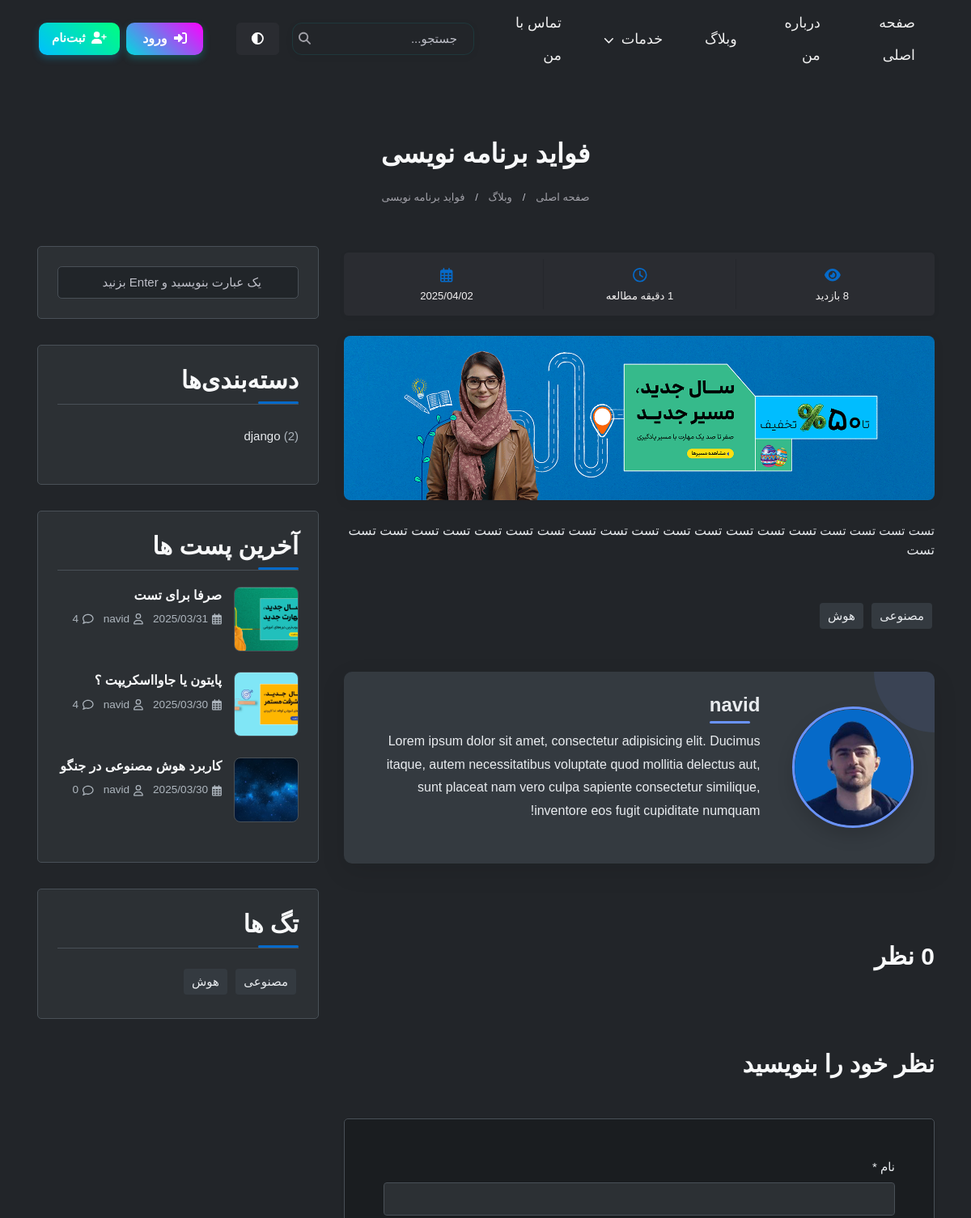
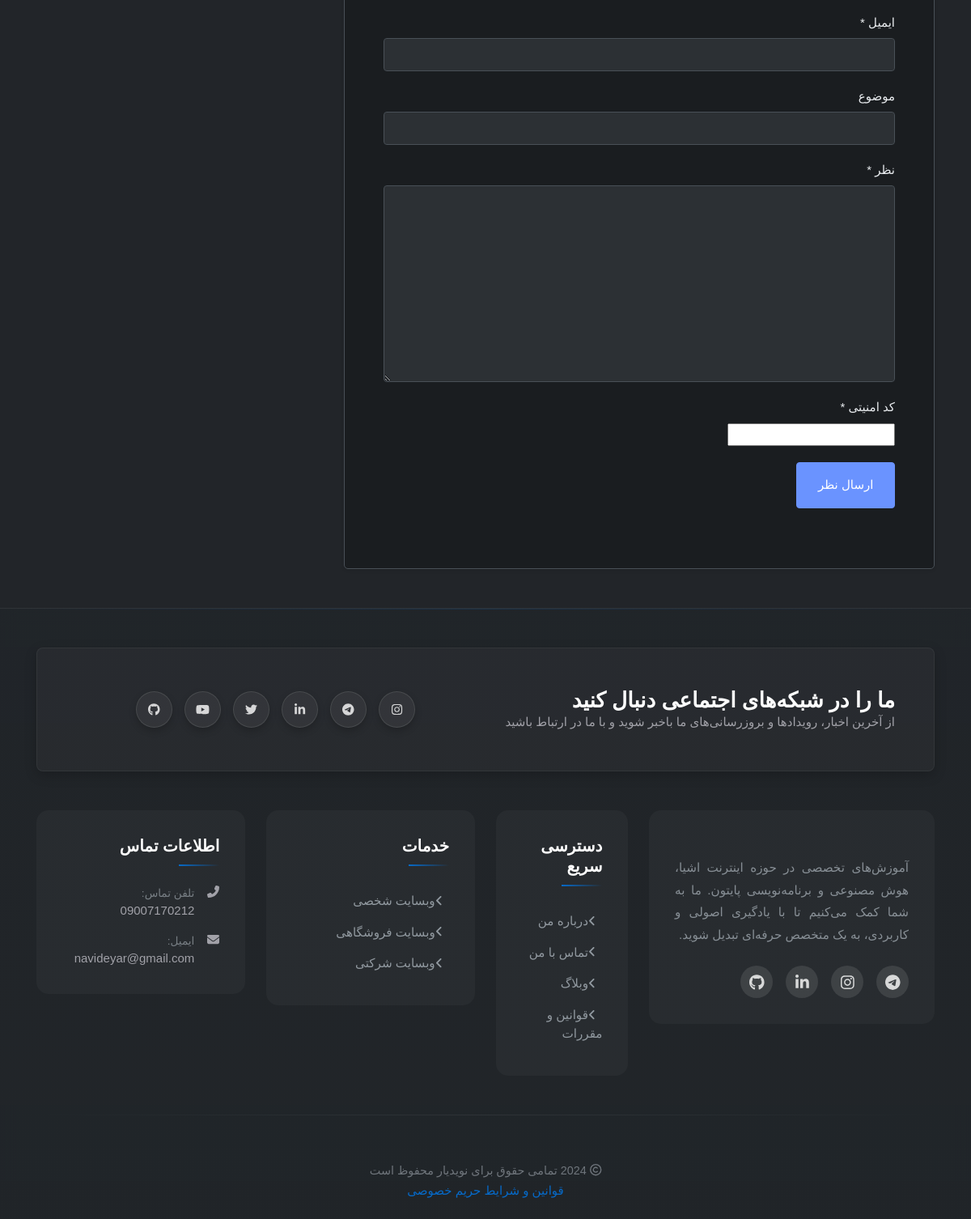
Page /blog/py_lens/ on the committed database (2 pictures, top to bottom).
### blog/models.py (models this page shows, shortened)
class Post(models.Model):
    author = models.ForeignKey(User, on_delete=models.SET_NULL, null=True, blank=True)
    title = models.CharField(max_length=200 , unique=True )
    slug = models.SlugField(max_length=255, unique=True, null=True, blank=True)
    content = models.TextField()
    image = models.ImageField(upload_to='blog_images/', default='blog_images/default.jpg')
    category = models.ForeignKey(Category, on_delete=models.CASCADE, null=True, blank=True)
    tags = TaggableManager()
    count_views = models.IntegerField(default=0)
    status = models.BooleanField(default=False)
    publish_at = models.DateTimeField(null=True, blank=True)
    created_at = models.DateTimeField(auto_now_add=True)
    updated_at = models.DateTimeField(auto_now=True)
    login_required = models.BooleanField(default=False)
    class Meta:
        ordering = ['-created_at']
    def save(self, *args, **kwargs):
        if not self.slug:
            self.slug = slugify(self.title)
        super().save(*args, **kwargs)

class Category(models.Model):
    name = models.CharField(max_length=200)
    def get_post_count(self):
        return self.post_set.filter(status=True).count()

### blog/views.py (the view)
# urls.py: path('<slug:slug>/', views.blog_single, name='blog_single'),
def blog_single(request, slug):
    if not slug or slug == '':
        return redirect('blog:blog')
    post = get_object_or_404(Post, slug=slug, status=True)
    if request.method == 'POST':
        form = CommentForm(request.POST)
        if form.is_valid():
            comment = form.save(commit=False)
            comment.post = post
            comment.save()
            messages.success(request, 'نظر شما با موفقیت ثبت شد و پس از تایید نمایش داده خواهد شد')
            return redirect('blog:blog_single', slug=slug)
        else:
            for field, errors in form.errors.items():
                for error in errors:
                    messages.error(request, f"خطا در فیلد {field}: {error}")
    else:
        form = CommentForm()
    comments = Comment.objects.filter(post=post.id, approved=True).order_by('-created_at')
    categories = Category.objects.filter(post=post)
    post.count_views += 1
    post.save()
    word_count = len(post.content.split())
    reading_time = max(1, round(word_count / 200))
    latest_posts = Post.objects.filter(status=True).exclude(id=post.id).order_by('-created_at')[:3]
    context = {
        'post': post,
        'categories': categories,
        'reading_time': reading_time,
        'tags': post.tags.all(),
        'comments': comments,
        'form': form,
        'latest_posts': latest_posts
    }
    return render(request, 'blog/blog-single.html', context)

### blog/forms.py
class CommentForm(forms.ModelForm):
    captcha = CaptchaField(label='کد امنیتی')
    class Meta:
        model = Comment
        fields = ['name', 'email', 'message', 'subject']

### templates/blog/blog-single.html (shortened to what this page needs)
{% extends 'base.html' %}
{% load static %}
{% load humanize %}
{% block extra_css %}
<link rel="stylesheet" href="{% static 'css/blog-single.css' %}">
<link rel="stylesheet" href="https://cdnjs.cloudflare.com/ajax/libs/animate.css/4.1.1/animate.min.css">
{% endblock %}
{% block content %}
<section class="ftco-section mt-5 pt-4 pb-5">
  <div class="container">
    <div class="row mb-2">
      <div class="col-12 text-center">
        <h2 class="mb-2">{{ post.title }}</h2>
      </div>
    </div>
      <div class="d-flex justify-content-center position-relative mb-4">
        <nav aria-label="breadcrumb">
          <ol class="breadcrumb mb-0">
            <li class="breadcrumb-item"><a href="/">صفحه اصلی</a></li>
            <li class="breadcrumb-item"><a href="{% url 'blog:blog' %}">وبلاگ</a></li>
            <li class="breadcrumb-item"><a href="{{ request.path }}">{{post.title}}</a></li>
          </ol>
        </nav>
      </div>
    <div class="row">
      <div class="col-lg-8">
        <div class="post-meta mb-4 p-2 bg-light rounded w-100" style="margin-top: 1.5rem;">
          <div class="row g-0">
            <div class="col-md-4 text-center border-end py-2">
              <div class="icon mb-1"><i class="fas fa-eye"></i></div>
              <div class="info small">{{ post.count_views }} بازدید</div>
            </div>
            <div class="col-md-4 text-center border-end py-2">
              <div class="icon mb-1"><i class="far fa-clock"></i></div>
              <div class="info small">{{ reading_time }} دقیقه مطالعه</div>
            </div>
            <div class="col-md-4 text-center py-2">
              <div class="icon mb-1"><i class="far fa-calendar-alt"></i></div>
              <div class="info small">{{ post.created_at|date:"Y/m/d" }}</div>
            </div>
          </div>
        </div>
        <div class="post-image-container mb-4">
          <img src="{{post.image.url}}" alt="{{post.title}}" class="img-fluid rounded w-100" style="max-height: 500px; object-fit: cover;">
        </div>
        <p>{{ post.content|safe }}</p>
        <div class="tag-widget post-tag-container mb-5 mt-5">
          <div class="tagcloud">
            {% for tag in tags %}
            <a href="{% url 'blog:blog' %}?tag={{ tag.name }}" class="tag-cloud-link">{{ tag.name }}</a>
            {% empty %}
            <p>هیچ تگی یافت نشد</p>
            {% endfor %}
          </div>
        </div>
        <div class="about-author p-4">
          <div class="author-container">
            <div class="author-image">
              <img src="{% static 'images/about/3333.png' %}" alt="{{post.author.username}}" class="img-fluid">
            </div>
            <div class="author-content">
              <h3>{{post.author.username}}</h3>
              <p>Lorem ipsum dolor sit amet, consectetur adipisicing elit. Ducimus itaque, autem necessitatibus voluptate quod mollitia delectus aut, sunt placeat nam vero culpa sapiente consectetur similique, inventore eos fugit cupiditate numquam!</p>
            </div>
          </div>
        </div>
        <div class="pt-5 mt-5" id="comments-section">
          <h3 class="mb-5">{{ comments.count }} نظر</h3>
          <div class="comment-form-wrap pt-5">
            <h3 class="mb-5">نظر خود را بنویسید</h3>
            <form action="{% url 'blog:blog_single' post.slug %}" method="post" class="p-5">
              <div class="form-group">
                <label for="name">نام *</label>
                <input type="text" class="form-control" id="name" name="name">
              </div>
              <div class="form-group">
                <label for="email">ایمیل *</label>
                <input type="email" class="form-control" id="email" name="email">
              </div>
              <div class="form-group">
                <label for="subject">موضوع</label>
                <input type="text" class="form-control" id="subject" name="subject">
              </div>
              <div class="form-group">
                <label for="message">نظر *</label>
                <textarea name="message" id="message" cols="30" rows="10" class="form-control"></textarea>
              </div>
              <div class="form-group">
                <label for="captcha">کد امنیتی *</label>
                {{ form.captcha }}
              </div>
              <div class="form-group">
                <input type="submit" value="ارسال نظر" class="btn py-3 px-4 btn-primary">
              </div>
            </form>
          </div>
        </div>
      </div>
      <div class="col-lg-4 sidebar">
        <div class="sidebar-box">
          <form action="{% url 'blog:blog' %}" method="get" class="search-form">
            <div class="form-group">
              <input type="text" class="form-control" name="q" placeholder="یک عبارت بنویسید و Enter بزنید" required>
            </div>
          </form>
        </div>
        <div class="sidebar-box">
          <h3 class="heading-sidebar">دسته‌بندی‌ها</h3>
          <ul class="categories">
            {% for category in categories %}
            <li><a href="{% url 'blog:blog' %}?category={{ category.name }}">{{ category.name }} <span>({{ category.get_post_count }})</span></a></li>
            {% empty %}
            <li><a href="{% url 'blog:blog' %}">بدون دسته‌بندی</a></li>
            {% endfor %}
          </ul>
        </div>
        <div class="sidebar-box">
          <h3 class="heading-sidebar">آخرین پست ها</h3>
          {% for post in latest_posts %}
          <div class="block-21 mb-4 d-flex">
            <a class="blog-img mr-4" style="background-image: url('{{ post.image.url }}');"></a>
            <div class="text">
              <h3 class="heading"><a href="{% url 'blog:blog_single' post.slug %}">{{ post.title }}</a></h3>
              <div class="meta">
                <div><a href="#"><i class="far fa-calendar-alt" style="margin-left: 5px;"></i> {{ post.created_at|date:"Y/m/d" }}</a></div>
                <div><a href="#"><i class="far fa-user" style="margin-left: 5px;"></i> {{ post.author.first_name }}</a></div>
                <div><a href="#comments-section"><i class="far fa-comment" style="margin-left: 5px;"></i> {{ post.comment_set.filter.count }}</a></div>
              </div>
            </div>
          </div>
          {% empty %}
          <p>هیچ پستی یافت نشد.</p>
          {% endfor %}
        </div>
        <div class="sidebar-box">
          <h3 class="heading-sidebar">تگ ها</h3>
          <div class="tagcloud">
            {% for tag in tags %}
            <a href="{% url 'blog:blog' %}?tag={{ tag.name }}" class="tag-cloud-link">{{ tag.name }}</a>
            {% empty %}
            <p>هیچ تگی یافت نشد</p>
            {% endfor %}
          </div>
        </div>
      </div>
    </div>
  </div>
</section>
{% endblock %}

### templates/blog/blog-single.html (style rules this page uses)
.post-meta { box-shadow: 0 2px 10px rgba(0, 0, 0, 0.03); border-radius: 6px; transition: all 0.3s ease; max-width: 100%; display: inline-block; }
.post-meta .icon { font-size: 1.1rem; color: var(--bs-primary); }
.post-meta .info { font-weight: 500; color: var(--bs-gray-700); line-height: 1.2; }
.border-end { border-left: 1px solid rgba(0, 0, 0, 0.1) !important; border-right: none !important; }
.post-image-container { overflow: hidden; border-radius: 8px; box-shadow: 0 3px 15px rgba(0, 0, 0, 0.05); transition: all 0.3s ease; }
.post-image-container img { transition: all 0.5s ease; }
.heading-sidebar { position: relative; padding-bottom: 10px; margin-bottom: 20px; font-weight: 600; }
.heading-sidebar:after { content: ''; position: absolute; bottom: 0; right: 0; width: 50px; height: 3px; background-color: var(--bs-primary); border-radius: 3px; transition: all 0.3s ease; }

### templates/base.html (style rules this page uses)
:root { --card-bg-light: linear-gradient(145deg, #ffffff, #f5f5f5); --card-bg-dark: linear-gradient(145deg, #2c3e50, #1a252f); --text-light: #2c3e50; --text-dark: #ecf0f1; --text-muted-light: #34495e; --text-muted-dark: rgba(236, 240, 241, 0.7); --border-light: rgba(0,0,0,0.1); --border-dark: rgba(255,255,255,0.1); --hover-shadow-light: rgba(0,0,0,0.1); --hover-shadow-dark: rgba(0,0,0,0.3); --icon-bg-light: rgba(78, 115, 223, 0.1); --icon-bg-dark: rgba(78, 115, 223, 0.2); --item-hover-light: rgba(78, 115, 223, 0.05); --item-hover-dark: rgba(78, 115, 223, 0.1); --accent-light: #4e73df; --accent-dark: #6a93ff; }

### rows in the picture
Post: title "فواید برنامه نویسی", created_at "2025/04/02", image (picture), content "تست تست تست تست تست تست تست تست تست تست تست تست تست تست تست تست تست تست تست تست", author.username "navid"
Tag: name "مصنوعی"
Tag: name "هوش"
Category: name "django", get_post_count "2"
Post: image (picture), title "صرفا برای تست", created_at "2025/03/31", author.first_name "navid", comment_set.filter.count "4"
Post: image (picture), title "پایتون یا جاوااسکریپت ؟", created_at "2025/03/30", author.first_name "navid", comment_set.filter.count "4"
Post: image (picture), title "کاربرد هوش مصنوعی در جنگو", created_at "2025/03/30", author.first_name "navid", comment_set.filter.count "0"
